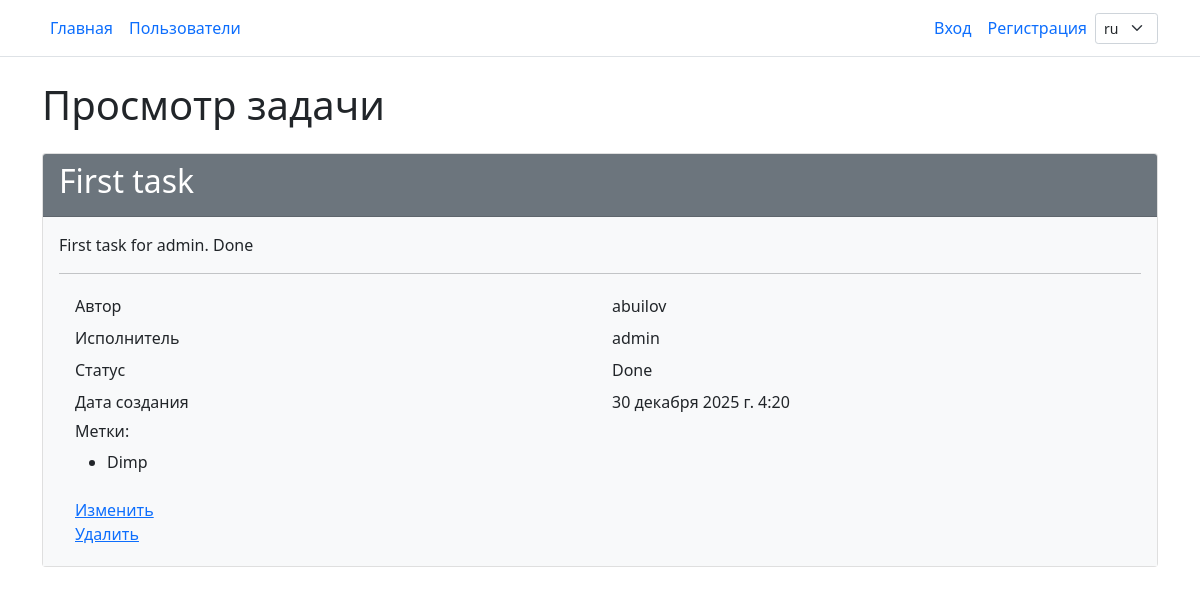
Before: /tasks/1/show/ with the older database file.
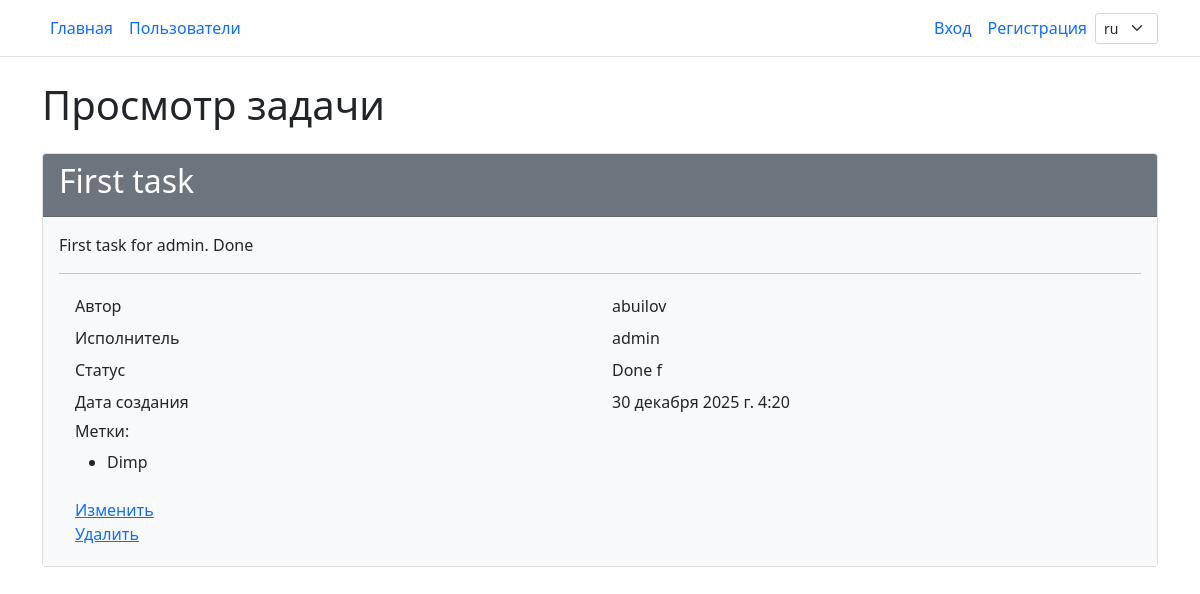
After: the same page with the newer database file.
### task_manager/tasks/models.py (models this page shows, shortened)
class Task(models.Model):
    title = models.CharField(max_length=100, unique=True)
    description = models.TextField()
    created_at = models.DateTimeField(auto_now_add=True)
    author = models.ForeignKey(
        User,
        on_delete=models.PROTECT,
        related_name='created_tasks',
    )
    current_state = models.ForeignKey(
        TaskState,
        on_delete=models.PROTECT,
        related_name='tasks'
    )
    labels = models.ManyToManyField(
        Label,
        related_name='tasks',
        blank=True,
    )

### task_manager/statuses/models.py (models this page shows)
class TaskState(models.Model):
    name = models.CharField(max_length=100, unique=True)
    created_at = models.DateTimeField(auto_now_add=True)
    def __str__(self):
        return self.name

### task_manager/tasks/views.py (the view)
# urls.py: path('<int:pk>/show/', TasksDetailView.as_view(), name='show'),
class TasksDetailView(DetailView):
    model = Task
    template_name = "tasks/show.html"
    context_object_name = 'task'
    def get_context_data(self, **kwargs):
        context = super().get_context_data(**kwargs)
        executor = (
            TaskMembership.objects
            .filter(task=self.object, role="executor")
            .select_related("user")
            .first()
        )
        context["executor"] = executor.user.username if executor else None
        return context

### task_manager/templates/tasks/show.html
{% extends 'layout.html' %}
{% load i18n %}
{% block content %}
<div class="container wrapper flex-grow-1">
    <h1 class="my-4">{% trans "View task" %}</h1>
    <div class="card">
        <div class="card-header bg-secondary text-white">
            <h2>{{ task.title }}</h2>
        </div>
        <div class="card-body bg-light">
            <p>{{ task.description }}</p>
            <hr>
            <div class="container">
                <div class="row p-1">
                    <div class="col">{% trans "Author" %}</div>
                    <div class="col">{{ task.author }}</div>
                </div>
                <div class="row p-1">
                    <div class="col">{% trans "Executor" %}</div>
                    <div class="col">{{ executor }}</div>
                </div>
                <div class="row p-1">
                    <div class="col">{% trans "Status" %}</div>
                    <div class="col">{{ task.current_state }}</div>
                </div>
                <div class="row p-1">
                    <div class="col">{% trans "Create date" %}</div>
                    <div class="col">{{ task.created_at }}</div>
                </div>
                {% if task.labels%}
                <div class="row p-1">
                    <div class="col">
                        <h6>Метки:</h6>
                        <ul>
                            {% for lb in task.labels.all %}
                            <li>{{ lb.name }}</li>
                            {% endfor %}
                        </ul>
                    </div>
                </div>
                {% endif %}
                <div class="row p-1">
                    <div class="col">
                        <a href="{% url 'tasks:update' task.pk %}">{% trans "Edit" %}</a>
                        <br>
                        <a href="{% url 'tasks:delete' task.pk %}">{% trans "Remove" %}</a>
                    </div>
                </div>
            </div>
        </div>
    </div>
</div>
{% endblock %}

Changed rows visible on the page:
changed through a linked row, Task "First task": current_state "Done" → "Done f"
